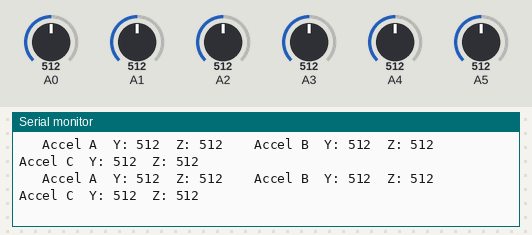
Simulated run of this sketch. Board: Arduino Uno, built with avr-gcc and run on an emulated ATmega328P. Parts: the last lines printed to the serial monitor. The test bench sets the inputs (shaded band); at power-on: A0 = 512, A1 = 512, A5 = 512, A2 = 512, A3 = 512, A4 = 512.

Above: at 1.2 s.
1.3 s: A0 set to 110
At 1.43 s:
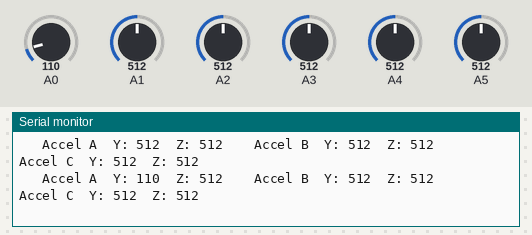
4.3 s: A0 set to 89
At 4.31 s:
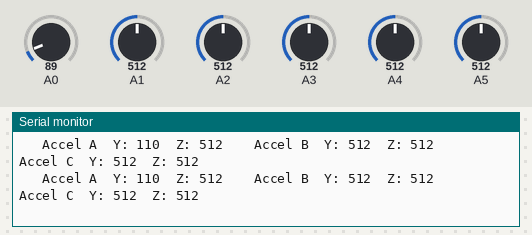
7.3 s: A1 set to 105
At 7.32 s:
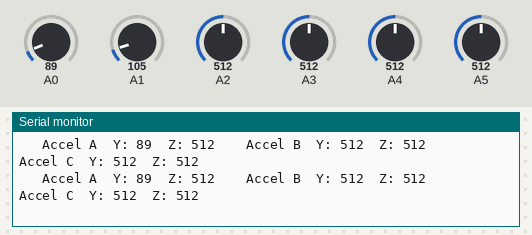
10.3 s: A1 set to 95
At 10.32 s:
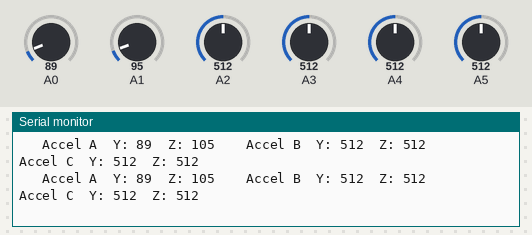
13.3 s: A5 set to 109
At 13.36 s:
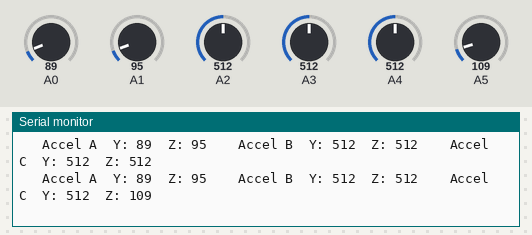
16.3 s: A5 set to 95
At 16.33 s:
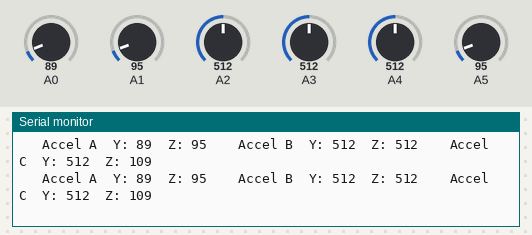
Timing chart, 0 to 19.3 s (numbered marks = the images above; inputs shaded):
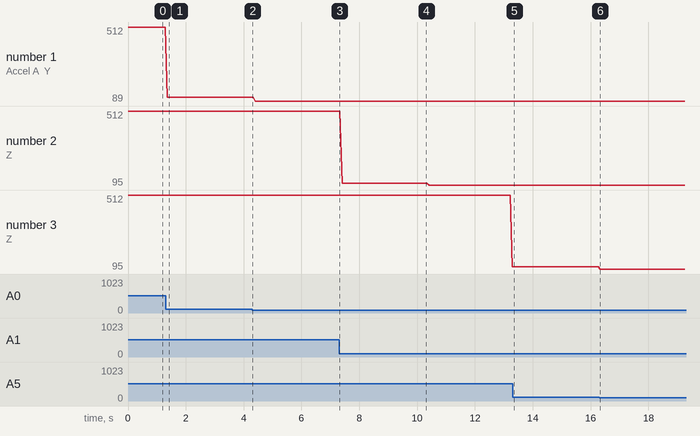

Measured:
- after the input at 1.3 s, the serial monitor: prints a new line after 0.06 s (image 1)
- plotted number 1: 512 → 110 after the input at 1.3 s, 110 → 89 after the input at 4.3 s
- plotted number 2: 512 → 105 after the input at 7.3 s, 105 → 95 after the input at 10.3 s
- plotted number 3: 512 → 109 after the input at 10.3 s

The sketch:

MudeSapatos-UnoTestes.ino
```cpp
void setup() {

  Serial.begin(9600);
  //Accel A
  pinMode(A0, INPUT); // Y
  pinMode(A1, INPUT); // X
  //Accel B
  pinMode(A2, INPUT); // Y
  pinMode(A3, INPUT); // X
  //Accel C
  pinMode(A4, INPUT); // Y
  pinMode(A5, INPUT); // X
}

#define PRINT_ALL
//#define PRINT_B

int pico = 0;
int vale = 1024;

void loop() {

  //printa todos os vals analogicos
  #ifdef PRINT_ALL
    Serial.print("\t Accel A  Y: ");
    Serial.print(analogRead(A0));
    Serial.print("  Z: ");
    Serial.print(analogRead(A1));
    Serial.print("\t\tAccel B  Y: ");
    Serial.print(analogRead(A2));
    Serial.print("  Z: ");
    Serial.print(analogRead(A3));
    Serial.print("\t\tAccel C  Y: ");
    Serial.print(analogRead(A4));
    Serial.print("  Z: ");
    Serial.print(analogRead(A5));
    Serial.print("\r\n");
    delay(10);
  #endif

  //printa valor max e min de analogRead A3
  #ifdef PRINT_B
    if(analogRead(A3) > pico) pico = analogRead(A3);

    if(analogRead(A3) < vale) vale = analogRead(A3);

    Serial.print(vale);
    Serial.print("\t");
    Serial.println(pico);

    delay(1);
  #endif
}
```
